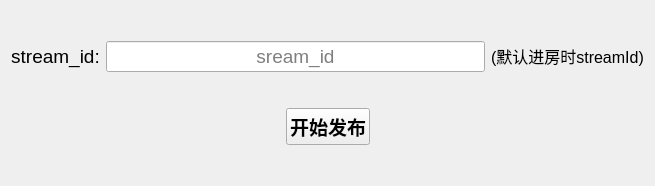
<?xml version="1.0" encoding="UTF-8"?>
<ui version="4.0">
 <class>TestCdnPublishDialog</class>
 <widget class="QDialog" name="TestCdnPublishDialog">
  <property name="geometry">
   <rect>
    <x>0</x>
    <y>0</y>
    <width>655</width>
    <height>186</height>
   </rect>
  </property>
  <property name="sizePolicy">
   <sizepolicy hsizetype="Minimum" vsizetype="Minimum">
    <horstretch>0</horstretch>
    <verstretch>0</verstretch>
   </sizepolicy>
  </property>
  <property name="focusPolicy">
   <enum>Qt::TabFocus</enum>
  </property>
  <property name="windowTitle">
   <string>CDN发布</string>
  </property>
  <property name="autoFillBackground">
   <bool>false</bool>
  </property>
  <property name="styleSheet">
   <string notr="true"/>
  </property>
  <property name="sizeGripEnabled">
   <bool>false</bool>
  </property>
  <layout class="QVBoxLayout" name="verticalLayout">
   <item>
    <layout class="QHBoxLayout" name="horizontalLayout">
     <item>
      <widget class="QLabel" name="label_3">
       <property name="sizePolicy">
        <sizepolicy hsizetype="Preferred" vsizetype="Preferred">
         <horstretch>0</horstretch>
         <verstretch>0</verstretch>
        </sizepolicy>
       </property>
       <property name="font">
        <font>
         <pointsize>14</pointsize>
        </font>
       </property>
       <property name="text">
        <string>stream_id:</string>
       </property>
       <property name="alignment">
        <set>Qt::AlignCenter</set>
       </property>
      </widget>
     </item>
     <item>
      <widget class="QLineEdit" name="streamIdLineEt">
       <property name="sizePolicy">
        <sizepolicy hsizetype="Expanding" vsizetype="Fixed">
         <horstretch>0</horstretch>
         <verstretch>0</verstretch>
        </sizepolicy>
       </property>
       <property name="font">
        <font>
         <pointsize>14</pointsize>
        </font>
       </property>
       <property name="focusPolicy">
        <enum>Qt::ClickFocus</enum>
       </property>
       <property name="text">
        <string/>
       </property>
       <property name="alignment">
        <set>Qt::AlignCenter</set>
       </property>
       <property name="placeholderText">
        <string>sream_id</string>
       </property>
      </widget>
     </item>
     <item>
      <widget class="QLabel" name="label">
       <property name="sizePolicy">
        <sizepolicy hsizetype="Preferred" vsizetype="Fixed">
         <horstretch>0</horstretch>
         <verstretch>0</verstretch>
        </sizepolicy>
       </property>
       <property name="font">
        <font>
         <pointsize>12</pointsize>
        </font>
       </property>
       <property name="text">
        <string>(默认进房时streamId)</string>
       </property>
      </widget>
     </item>
    </layout>
   </item>
   <item>
    <layout class="QHBoxLayout" name="horizontalLayout_2">
     <item>
      <spacer name="horizontalSpacer">
       <property name="orientation">
        <enum>Qt::Horizontal</enum>
       </property>
       <property name="sizeHint" stdset="0">
        <size>
         <width>40</width>
         <height>20</height>
        </size>
       </property>
      </spacer>
     </item>
     <item>
      <widget class="QPushButton" name="switchPublishStatus">
       <property name="enabled">
        <bool>true</bool>
       </property>
       <property name="sizePolicy">
        <sizepolicy hsizetype="Fixed" vsizetype="Fixed">
         <horstretch>0</horstretch>
         <verstretch>0</verstretch>
        </sizepolicy>
       </property>
       <property name="font">
        <font>
         <pointsize>14</pointsize>
         <weight>75</weight>
         <bold>true</bold>
        </font>
       </property>
       <property name="focusPolicy">
        <enum>Qt::NoFocus</enum>
       </property>
       <property name="text">
        <string>开始发布</string>
       </property>
      </widget>
     </item>
     <item>
      <spacer name="horizontalSpacer_2">
       <property name="orientation">
        <enum>Qt::Horizontal</enum>
       </property>
       <property name="sizeHint" stdset="0">
        <size>
         <width>40</width>
         <height>20</height>
        </size>
       </property>
      </spacer>
     </item>
    </layout>
   </item>
  </layout>
 </widget>
 <resources/>
 <connections/>
</ui>
